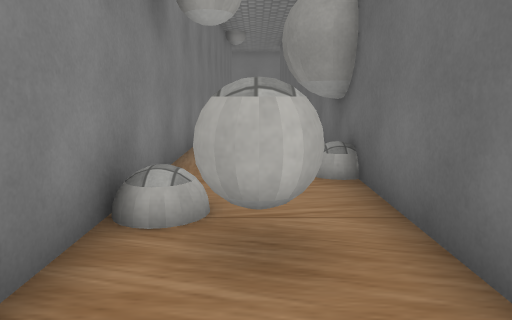
[1] (above)

17 first-person views from a walk through a 3-D level made in the Unity game engine. The camera is 1.2 m above the floor, tilts 10° down and sees 70° across. The floor is counted in squares, 1 m on a side. Each view is taken from the middle of a square. On the plan, view 1 faces up. The plan holds only what a view shows up to about 15 squares ahead; the rest is blank. The place goes on beyond the plan. The player is left out. Some surface patterns are stand-ins.

[2]
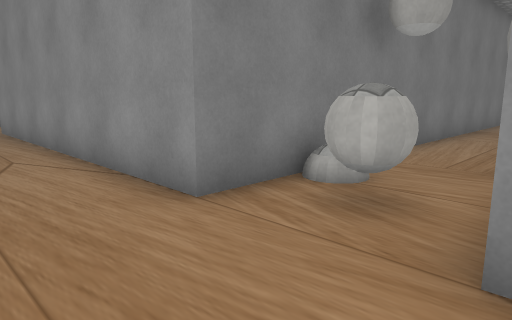

[3]
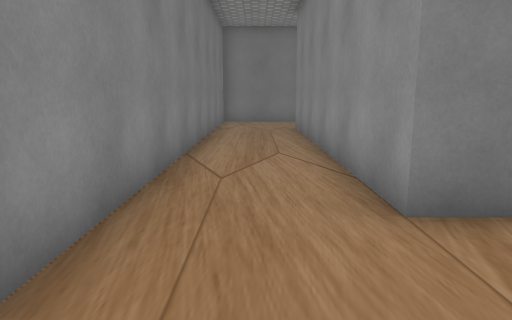

[4]
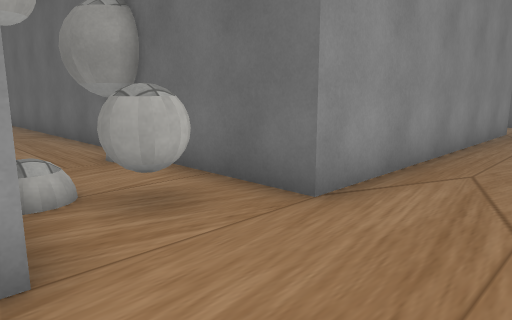

[5]
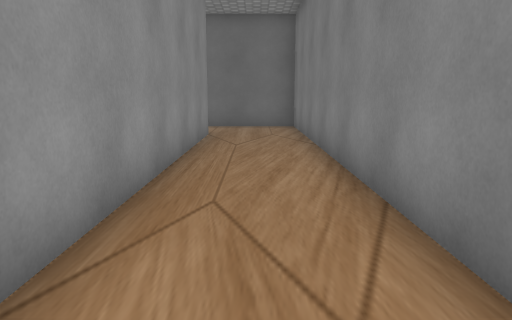

[6]
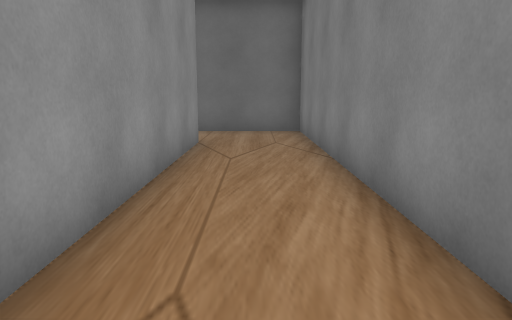

[7]
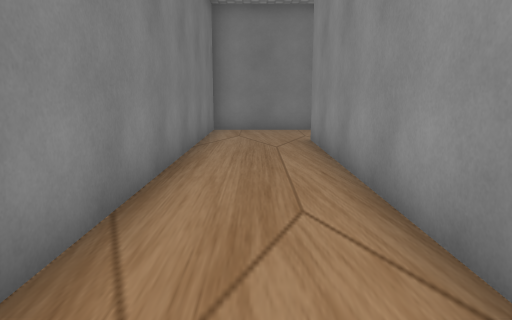

[8]
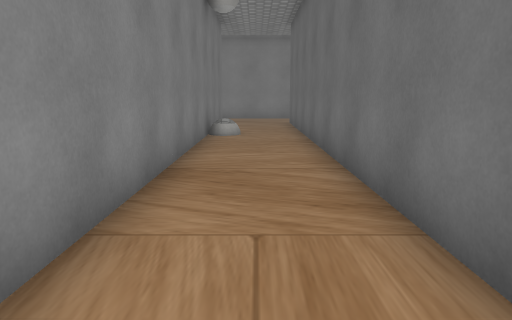

[9]
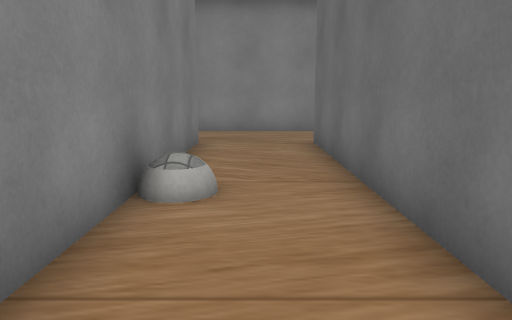

[10]
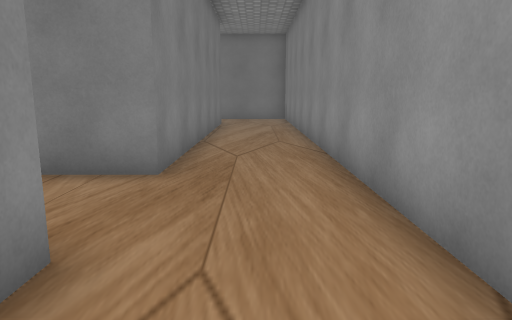

[11]
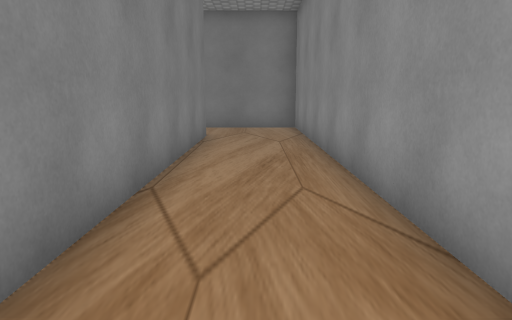

[12]
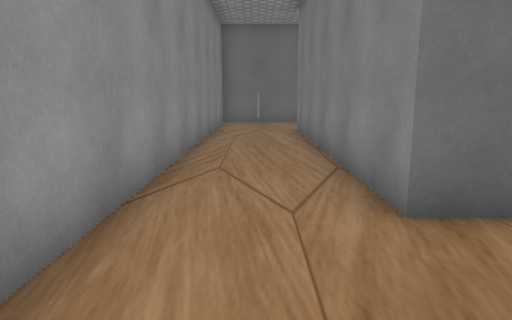

[13]
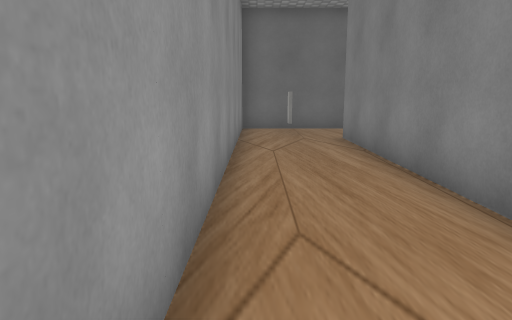

[14]
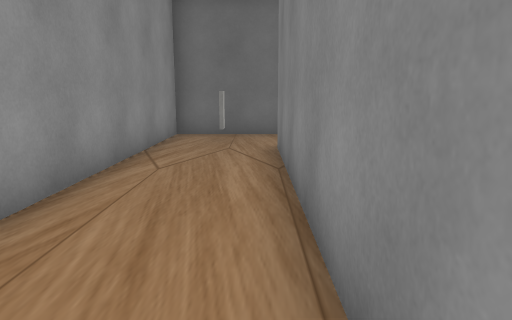

[15]
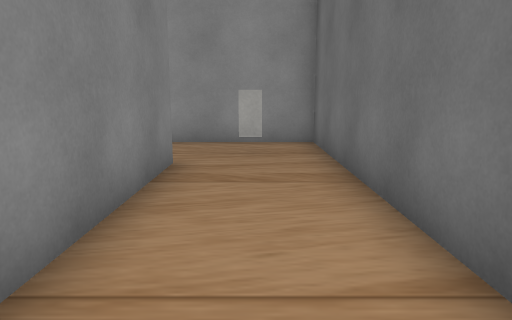

[16]
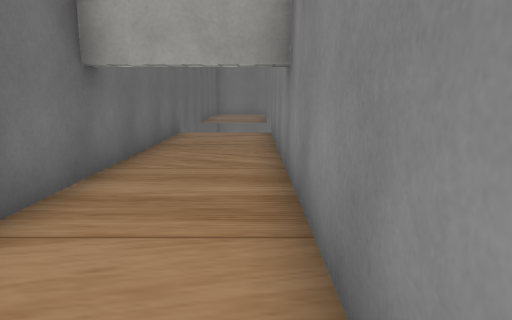

[17]
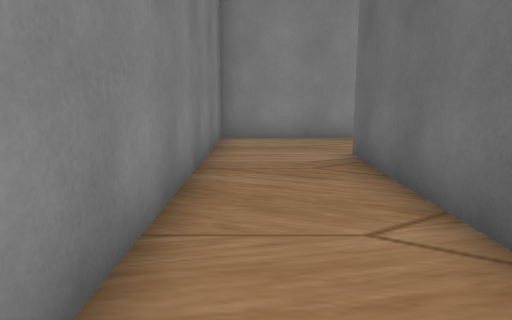

### Floor plan
Points are (right, up) in squares from view 1. A wall is a line through its corners. A room is listed if a view was taken in it or the views show most of it. See-through windows are left out.
Room 1 (views 1, 2, 3, 4, 5, 6, 7, 8, 9, 10, 11, 12, 13, 14, 15, 16, 17)
walls: (11.5, 16.6) (14.5, 16.6); (-12, 18.6) (-12, 23.5) (-1.5, 23.5) (-1.5, 1.5) (-12, 1.5); (2, -1.5) (14.5, -1.5) (14.5, 2.1); (14.5, 15) (14.5, 26.5) (-15, 26.5) (-15, 17.2); (11.5, 1.5) (1.5, 1.5) (1.5, 23.5) (11.5, 23.5) (11.5, 14.1); (12.6, 24.9) (13.1, 24.9) (12.6, 24.9); (-15, 2.1) (-15, -1.5) (0, -1.5)
objects: ball (0, 3); ball (1, 6) to (2, 7)

Positions as (right, up) in squares from view 1, and headings:
1: (0, 0), facing up
2: (2, -1), facing up-left
3: (2, 0), facing left
4: (-2, -1), facing up-right
5: (0, 0), facing right
6: (2, 0), facing right
7: (-2, 0), facing left
8: (0, 7), facing up
9: (0, 14), facing up
10: (4, 25), facing left
11: (-1, 25), facing left
12: (-2, 25), facing right
13: (1, 26), facing right
14: (3, 24), facing right
15: (13, 17), facing up
16: (12, 22), facing down
17: (-14, 16), facing up
